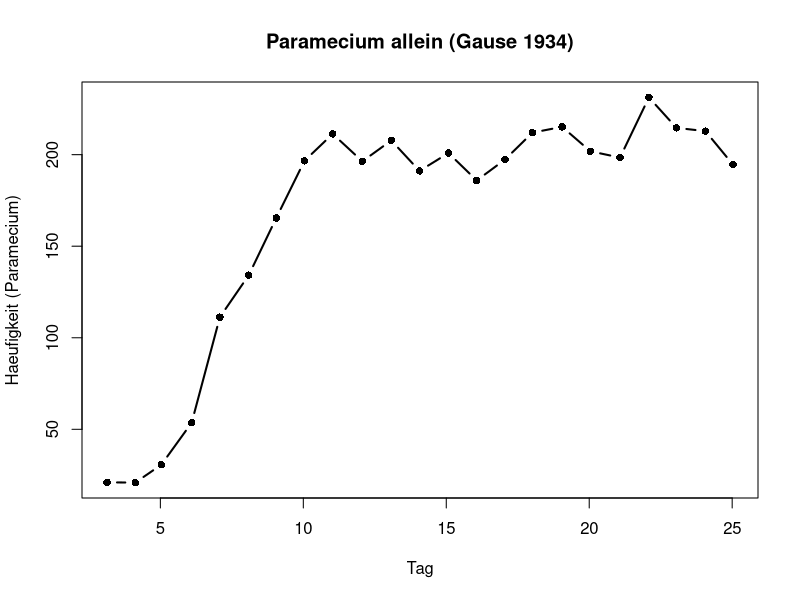
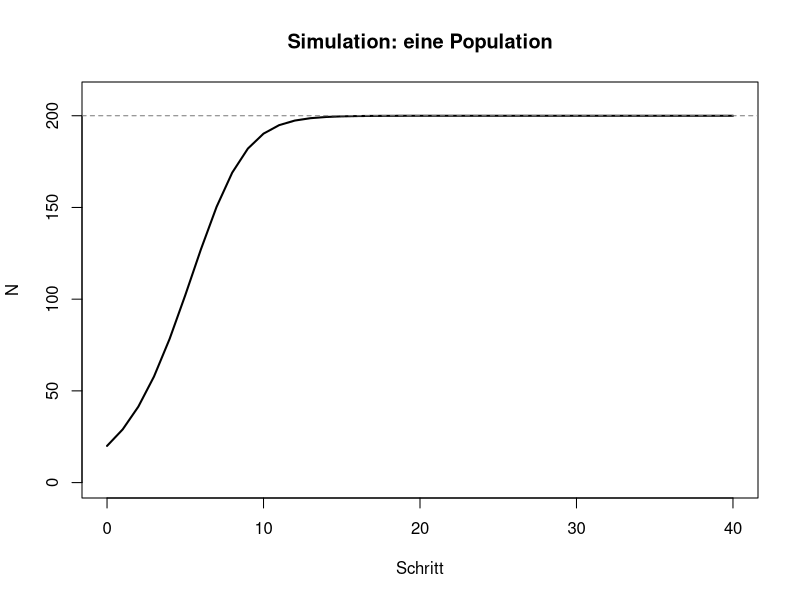
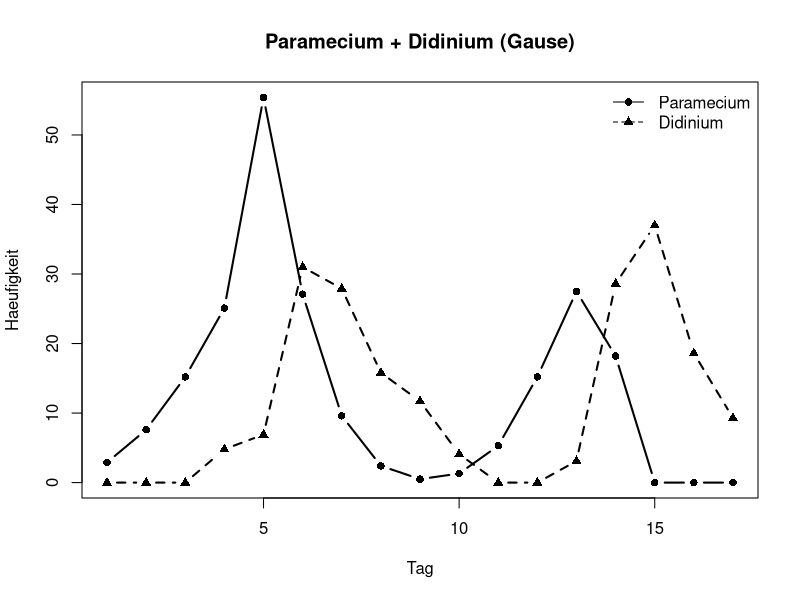
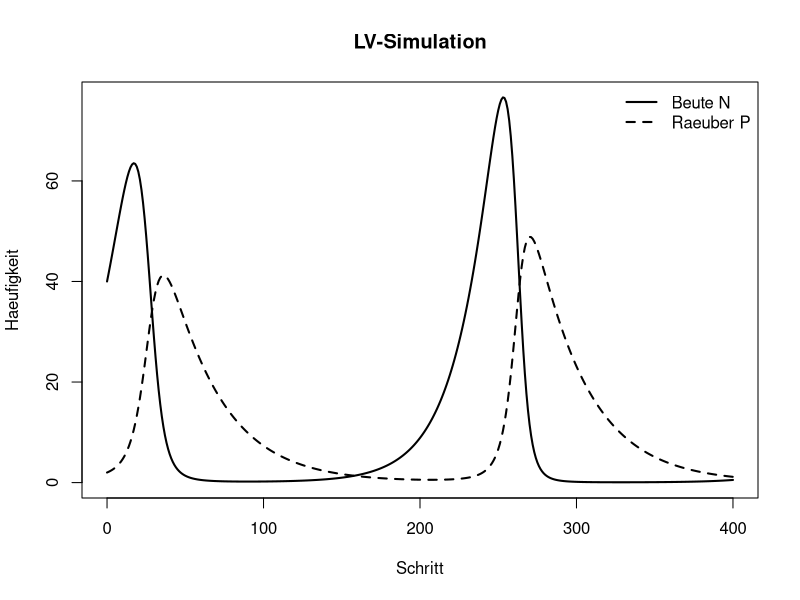
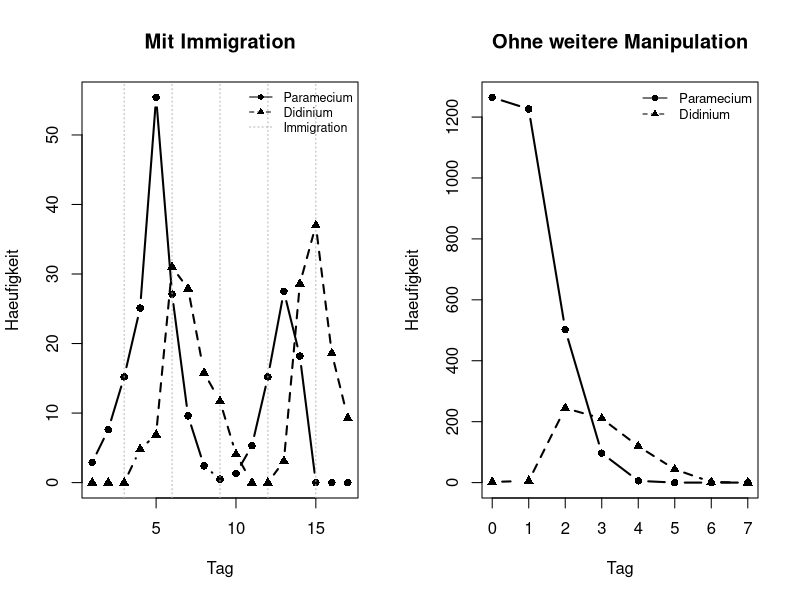

Reproduce these figures in R, in order.
## ---- chunk 1
# Daten laten
alone <- read.csv("data/paramecium_alone.csv")

# Daten darstellen
plot(x = alone$day, # x-Achse
     y = alone$paramecium, # y-Achse
  type = "b", pch = 16, lwd = 2, # Art des Graphen - dicke Linie mit Punkten
  xlab = "Tag", ylab = "Haeufigkeit (Paramecium)", # Beschriftung der x und y Achse
  main = "Paramecium allein (Gause 1934)" # Titel
)
## ---- chunk 2
# Funktion um schrittweise die Populationsgrössen zu ermitteln 
next_N <- function(N, r, K) { # Argumente, die die Funktion braucht, um den gewünschten Schritt durchzuführen
  N + r * N * (1 - N / K)
}
## ---- chunk 3
# Ausführen der obigen Funktion
next_N(N = 20, r = 0.5, K = 200)
## ---- chunk 4
# die selbe Funktion von oben
next_N <- function(N, r, K) {
  N + r * N * (1 - N / K)
}

# Variabeln und Parameter
T <- 40 # Zeitrahmen
N <- numeric(T + 1) # Vektor für Populationsgrösse N (Länge T+1; startet mit der Anfangsgrösse)
N[1] <- 20      # F3) Anfangsgrösse — ändern!
r <- 0.5        # F2) Wachstumsrate — ändern!
K <- 200        # Deckel — bei Bedarf ändern!

# Schlaufe, die Zeitschritte wiederholt 
for (t in 1:T) {
  N[t + 1] <- next_N(N[t], r, K)
}

# Graph für die Simulationsresultate
plot(x = 0:T, # x = Zeitachse
     y = N, # y = Populationsgrösse
  type = "l", lwd = 2, # dicke Linie
  xlab = "Schritt", ylab = "N", # Achsenbeschriftung
  main = "Simulation: eine Population", # Titel
  ylim = c(0, max(N, K) * 1.05) # Skalierung der y-Achse
)
# horizontale Linie, um Tragfähigkeit (Populationsdeckel) hervorzuheben
abline(h = K, col = "grey50", lty = 2)
## ---- chunk 5
# Daten laden
both <- read.csv("data/paramecium_with_didinium.csv")

# Daten darstellen
plot(x = both$day, 
     y = both$paramecium,
  type = "b", pch = 16, lwd = 2, # dicke Linie mit Punkten
  xlab = "Tag", ylab = "Haeufigkeit", # Achsenbeschriftung
  main = "Paramecium + Didinium (Gause)", # Titel
  ylim = range(0, both$paramecium, both$didinium) # Skalierung der y-Achse
)
# zusätzliche Linie für Didinium
lines(both$day, both$didinium, type = "b", pch = 17, lwd = 2, lty = 2)
# Legende
legend("topright", c("Paramecium", "Didinium"),
       pch = c(16, 17), lty = 1:2, bty = "n")
## ---- chunk 6
# Funktion um schrittweise die Populationsgrössen zu ermitteln; für Räuber und Beute gleichzeitig
next_state <- function(N, P, r, a, b, m) {
  dN <- r * N - a * N * P
  dP <- b * a * N * P - m * P
  c(
    N = max(N + dN, 0), # ausschliessen, dass negative Werte entstehen
    P = max(P + dP, 0) # ausschliessen, dass negative Werte entstehen
  )
}
## ---- chunk 7
# Ausführen der obigen Räuber-Beute Funktion
next_state(N = 40, P = 2, r = 0.05, a = 0.005, b = 0.5, m = 0.03)
## ---- chunk 8
# Variabeln und Parameter
T <- 400
N <- numeric(T + 1)
P <- numeric(T + 1)
N[1] <- 40 # F7) Anfangsgrösse - später ändern!
P[1] <- 2 # F7) Anfangsgrösse - später ändern!

r <- 0.05
a <- 0.005   # F6) Prädation — später ändern!
b <- 0.5
m <- 0.03

# Schlaufe, die Zeitschritte wiederholt 
for (t in 1:T) {
  out <- next_state(N[t], P[t], r, a, b, m)
  N[t + 1] <- out["N"]
  P[t + 1] <- out["P"]
}

# Graph für die Simulationsresultate
plot(0:T, 
     N,
  type = "l", lwd = 2,
  xlab = "Schritt", ylab = "Haeufigkeit",
  main = "LV-Simulation",
  ylim = range(0, N, P)
)
lines(0:T, P, lwd = 2, lty = 2)
legend("topright", c("Beute N", "Raeuber P"), lty = 1:2, lwd = 2, bty = "n")
## ---- chunk 9
# Daten laden
both <- read.csv("data/paramecium_with_didinium.csv")
both_ex <- read.csv("data/paramecium_didinium_extinction.csv")

# Daten darstellen
par(mfrow = c(1, 2)) # um zwei Graphen nebeneinander zu haben

# Graph 1)
plot(both$day, 
     both$paramecium,
  type = "b", pch = 16, lwd = 2,
  xlab = "Tag", ylab = "Haeufigkeit",
  main = "Mit Immigration",
  ylim = range(0, both$paramecium, both$didinium)
)
# vertikale Linien um Immigrationsereignise hervorzuheben
abline(v = both$day[both$immigration == "y"], col = "grey70", lty = 3)
lines(both$day, both$didinium, type = "b", pch = 17, lwd = 2, lty = 2)
legend("topright", c("Paramecium", "Didinium", "Immigration"),
       pch = c(16, 17, NA), lty = c(1, 2, 3),
       col = c("black", "black", "grey70"), bty = "n", cex = 0.75)

# Graph 2)
plot(both_ex$day, 
     both_ex$paramecium,
  type = "b", pch = 16, lwd = 2,
  xlab = "Tag", ylab = "Haeufigkeit",
  main = "Ohne weitere Manipulation",
  ylim = range(0, both_ex$paramecium, both_ex$didinium, na.rm = TRUE)
)
lines(both_ex$day, both_ex$didinium, type = "b", pch = 17, lwd = 2, lty = 2)
legend("topright", c("Paramecium", "Didinium"),
       pch = c(16, 17), lty = 1:2, bty = "n", cex = 0.8)
